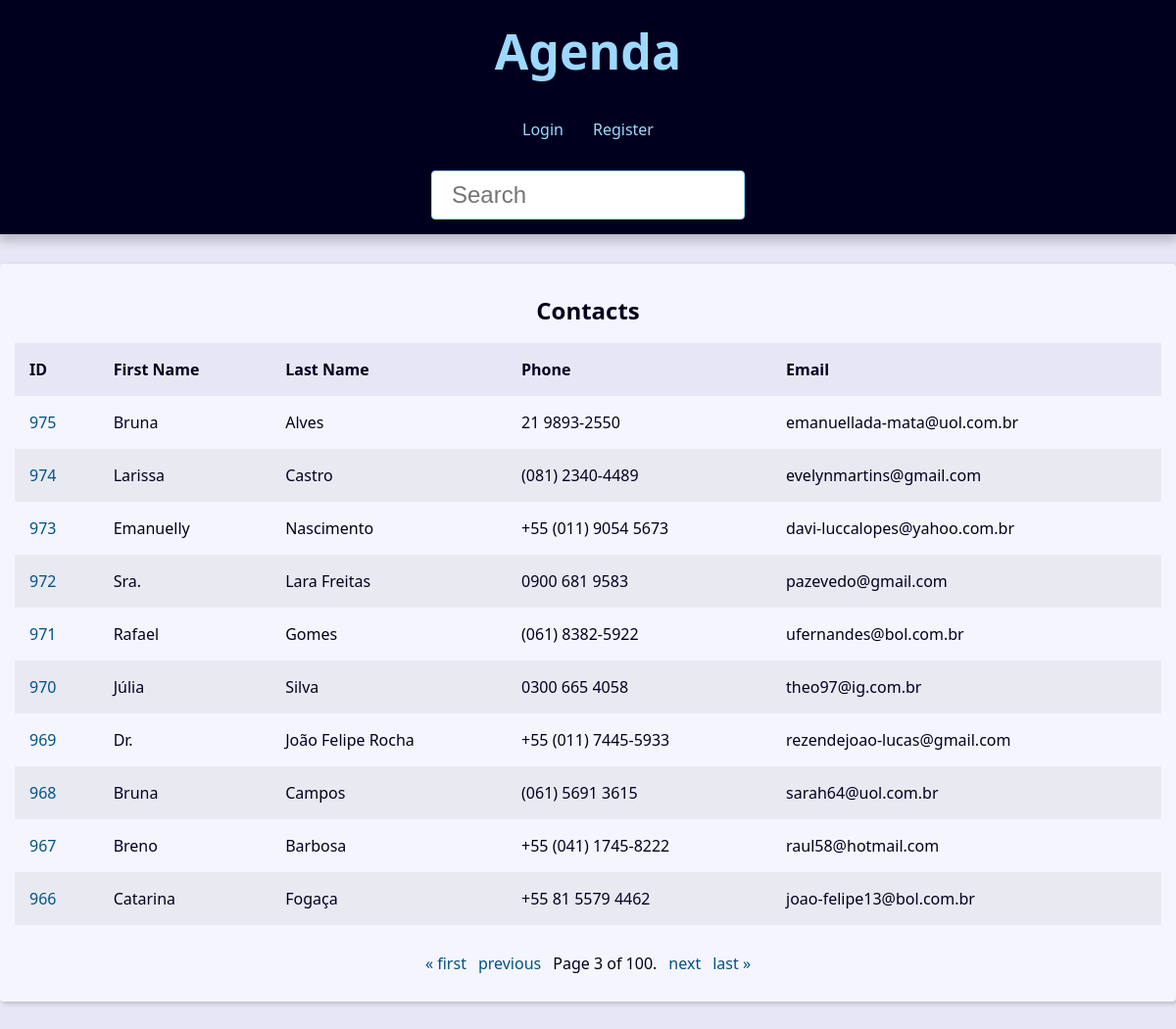
The app's page /?page=3&q= with its own data.
### contact/models.py (models this page shows, shortened)
class contact(models.Model):
    first_name = models.CharField(max_length=20)
    last_name = models.CharField(max_length=20)
    phone = models.CharField(max_length=15,verbose_name='Telefone')
    email = models.EmailField(max_length=254, blank=True)
    created_date = models.DateTimeField(default=timezone.now)
    description = models.TextField(blank=True)
    show = models.BooleanField(default=True)
    picture = models.ImageField(blank=True, upload_to='pictures/%Y/%m/')
    category = models.ForeignKey(Category, on_delete=models.SET_NULL,blank=True, null=True)
    owner = models.ForeignKey(User, on_delete=models.SET_NULL,blank=True, null=True)

### contact/views/contact_views.py (the view)
# urls.py: path('', views.index, name='index'),
def index(request):
    contacts = contact.objects.filter(show=True).order_by('-id')
    paginator = Paginator(contacts,10)
    page_number = request.GET.get("page")
    page_obj = paginator.get_page(page_number)
    context = {
        'page_obj' : page_obj,
        'site_nome' : 'Contatos - '
    }
    return render(request,
                'contact/index.html',
                context,
                )

### contact/templates/contact/index.html (shortened to what this page needs)
{% extends "base.html" %}
{% block content %}
{% if page_obj %}
    <div class="responsive-table">
            <table class="contacts-table">
                <caption class="table-caption">
                    Contacts
                </caption>
                <thead>
                    <tr class="table-row table-row-header">
                        <th class="table-header">ID</th>
                        <th class="table-header">First Name</th>
                        <th class="table-header">Last Name</th>
                        <th class="table-header">Phone</th>
                        <th class="table-header">Email</th>
                    </tr>
                </thead>
                <tbody>
                    {% for contact in page_obj %}
                        <tr class="table-row">
                            <td class="table-cel">
                            <a href="{% url 'contact:contatos' contact.id %}" class="table-link">
                                {{contact.id}}
                            </a>
                            </td>
                            <td class="table-cel">
                                {{contact.first_name}}
                            </td>
                            <td class="table-cel">
                                {{contact.last_name}}
                            </td>
                            <td class="table-cel">
                                {{contact.phone}}
                            </td>
                            <td class="table-cel">
                                {{contact.email}}
                            </td>
                        </tr>
                    {% endfor %}
                </tbody>
            </table>
        </div>
{% else %}
<div class="sigle-contact">
    <h1 class="single-contact-name">
        Nenhum contato encontrado!
    </h1>
</div>
{% endif %}
{% endblock content %}

### base/static/global/css/style.css (style rules this page uses)
:root { --spacing: 1.5rem; --link-dark-color: rgb(0, 83, 134); --link-light-color: rgb(156, 217, 255); --clr-white: rgb(245, 245, 255); --clr-black: rgb(0, 0, 30); --clr-light-gray: rgb(230, 230, 245); --clr-dark-shadow-5: rgba(0, 0, 10, 5%); --clr-dark-shadow-10: rgba(0, 0, 10, 10%); --clr-dark-shadow-20: rgba(0, 0, 10, 20%); --clr-light-shadow-5: rgba(200, 200, 255, 5%); --clr-light-shadow-10: rgba(200, 200, 255, 10%); --clr-light-shadow-20: rgba(200, 200, 255, 20%); --main-page-width: 120rem; --table-min-width: 60rem; --biggest-font-size: 5rem; --bigger-font-size: 4rem; --big-font-size: 3.2rem; --medium-font-size: 2.4rem; --small-font-size: 1.6rem; --smaller-font-size: 1.4rem; --smallest-font-size: 1.2rem; --transition-fast: 300ms; --transition-medium: 600ms; --transition-slow: 1s; --default-border-radius: 4px; }
*, *::before, *::after { margin: 0; padding: 0; box-sizing: border-box; }
html { font-size: 62.5%; }
body { font-family: system-ui, -apple-system, BlinkMacSystemFont, 'Segoe UI', Roboto, Oxygen, Ubuntu, Cantarell, 'Open Sans', 'Helvetica Neue', sans-serif; line-height: 1.5; font-size: var(--small-font-size); color: var(--clr-black); -webkit-font-smoothing: antialiased; background: var(--clr-light-gray); }
.responsive-table { width: 100%; overflow-x: auto; }
.contacts-table { width: 100%; min-width: var(--table-min-width); border-collapse: collapse; }
.table-caption { font-size: var(--medium-font-size); font-weight: bold; padding: var(--spacing); }
.table-row { text-align: left; text-overflow: ellipsis; transition: background-color var(--transition-fast) ease-in-out; }
.table-row:nth-of-type(2n) { background: var(--clr-dark-shadow-5); }
.table-row-header { background: var(--clr-light-gray); color: var(--clr-black); }
.table-cel, .table-header { padding: var(--spacing); }
.table-link { color: var(--link-dark-color); transition: color var(--transition-fast) ease-in-out; text-decoration: none; }

### records on screen
contact: id "975", first_name "Bruna", last_name "Alves", phone "21 9893-2550", email "emanuellada-mata@uol.com.br"
contact: id "974", first_name "Larissa", last_name "Castro", phone "(081) 2340-4489", email "evelynmartins@gmail.com"
contact: id "973", first_name "Emanuelly", last_name "Nascimento", phone "+55 (011) 9054 5673", email "davi-luccalopes@yahoo.com.br"
contact: id "972", first_name "Sra.", last_name "Lara Freitas", phone "0900 681 9583", email "pazevedo@gmail.com"
contact: id "971", first_name "Rafael", last_name "Gomes", phone "(061) 8382-5922", email "ufernandes@bol.com.br"
contact: id "970", first_name "Júlia", last_name "Silva", phone "0300 665 4058", email "theo97@ig.com.br"
contact: id "969", first_name "Dr.", last_name "João Felipe Rocha", phone "+55 (011) 7445-5933", email "rezendejoao-lucas@gmail.com"
contact: id "968", first_name "Bruna", last_name "Campos", phone "(061) 5691 3615", email "sarah64@uol.com.br"
contact: id "967", first_name "Breno", last_name "Barbosa", phone "+55 (041) 1745-8222", email "raul58@hotmail.com"
contact: id "966", first_name "Catarina", last_name "Fogaça", phone "+55 81 5579 4462", email "joao-felipe13@bol.com.br"

### other values on screen
{{ page_obj.number }} "3"
{{ page_obj.paginator.num_pages }} "100"
